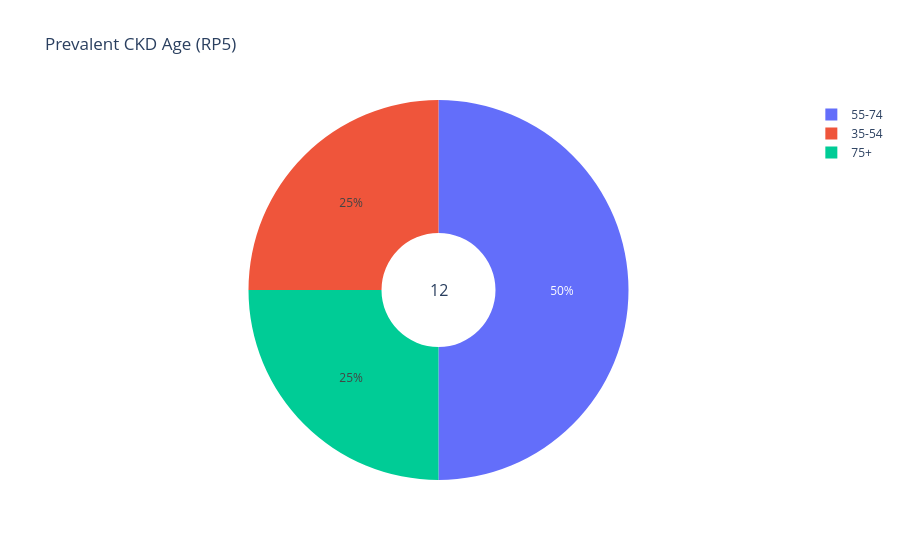
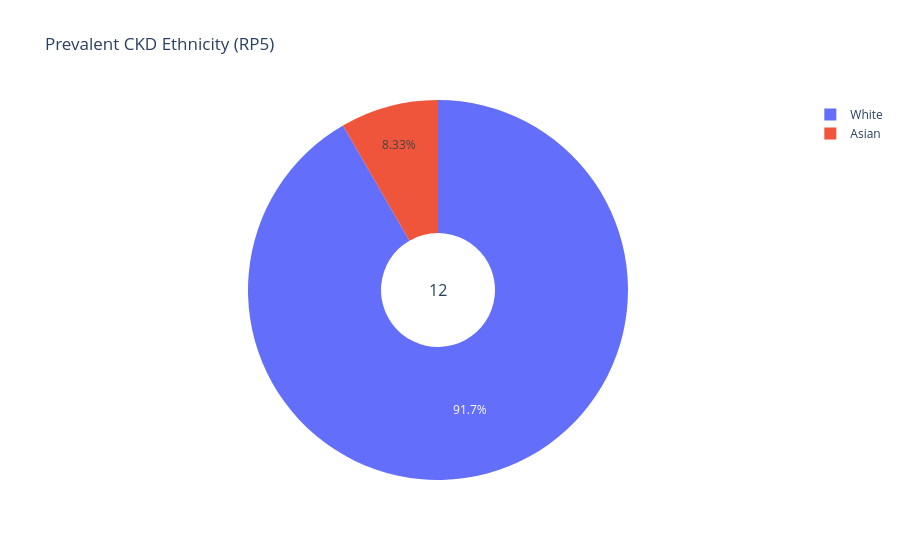

The notebook cell saved with these charts, in order:
### Code cell
# same styling as the KRT plots: donut with the cohort population in the hole

for stat in (
    ckd_output.all.prevalent_ckd_age,
    ckd_output.all.prevalent_ckd_ethnicity,
    ckd_output.all.prevalent_ckd_sex,
):
    fig = px.pie(
        names=stat.data.x,
        values=stat.data.y,
        hole=0.3,
        title=f"{stat.metadata.title} ({facility})",
    )
    fig.add_annotation(
        text=f"{stat.metadata.population_size}",
        x=0.5,
        y=0.5,
        font_size=16,
        showarrow=False,
    )
    fig.show()

### Figure 1 — Plotly figure (JSON) as saved in the notebook; plotly's stock layout.template omitted (floating-point values rounded to 4 significant figures)
{"data": [{"domain": {"x": [0, 1], "y": [0, 1]}, "hole": 0.3, "hovertemplate": "label=%{label}<br>value=%{value}<extra></extra>", "labels": ["35-54", "55-74", "75+"], "legendgroup": "", "name": "", "showlegend": true, "type": "pie", "values": [3, 6, 3]}], "layout": {"annotations": [{"font": {"size": 16}, "showarrow": false, "text": "12", "x": 0.5, "y": 0.5}], "legend": {"tracegroupgap": 0}, "title": {"text": "Prevalent CKD Age (RP5)"}}}

### Figure 2 — Plotly figure (JSON) as saved in the notebook; plotly's stock layout.template omitted (floating-point values rounded to 4 significant figures)
{"data": [{"domain": {"x": [0, 1], "y": [0, 1]}, "hole": 0.3, "hovertemplate": "label=%{label}<br>value=%{value}<extra></extra>", "labels": ["Asian", "White"], "legendgroup": "", "name": "", "showlegend": true, "type": "pie", "values": [1, 11]}], "layout": {"annotations": [{"font": {"size": 16}, "showarrow": false, "text": "12", "x": 0.5, "y": 0.5}], "legend": {"tracegroupgap": 0}, "title": {"text": "Prevalent CKD Ethnicity (RP5)"}}}
